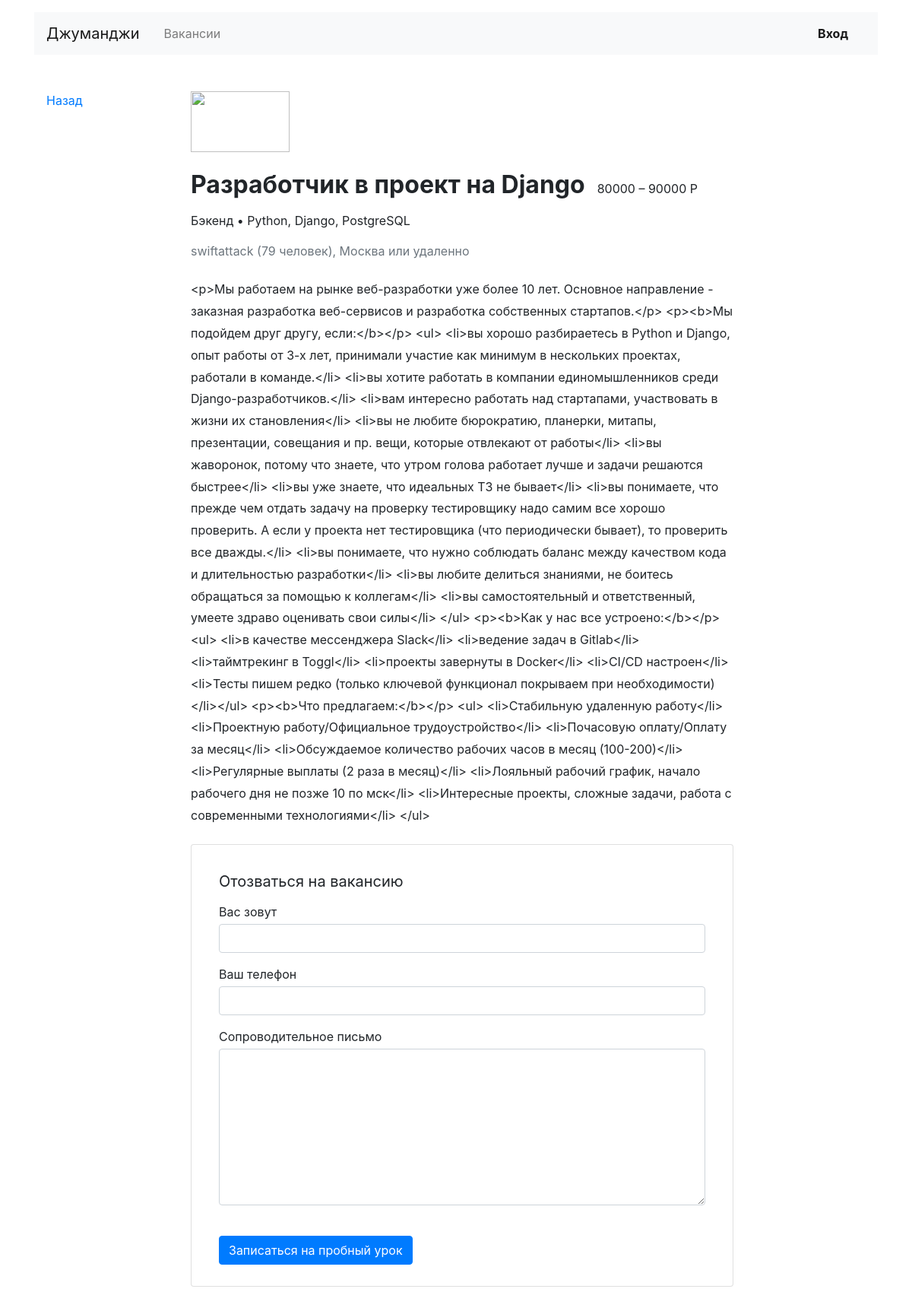
/vacancies/2/, run on the app's committed database.
### job_search/models.py (models this page shows, shortened)
class Vacancy(models.Model):
    id = models.IntegerField(primary_key=True)
    title = models.CharField(max_length=64)
    specialty = models.ForeignKey(Specialty, related_name='vacancies', on_delete=models.CASCADE)
    company = models.ForeignKey(Company, related_name='vacancies', on_delete=models.CASCADE)
    skills = models.CharField(max_length=1024)
    description = models.TextField()
    salary_from = models.IntegerField()
    salary_to = models.IntegerField()
    posted = models.DateField()

class Specialty(models.Model):
    code = models.CharField(max_length=64)
    title = models.CharField(max_length=64)
    picture = models.URLField(default='https://place-hold.it/100x60')

class Company(models.Model):
    id = models.IntegerField(primary_key=True)
    title = models.CharField(max_length=64)
    location = models.CharField(max_length=64)
    logo = models.URLField(default='https://place-hold.it/100x60')
    description = models.TextField()
    employee_count = models.IntegerField()

### job_search/views.py (the view)
# urls.py: path('vacancies/<int:pk>/', DetailVacancyView.as_view()),
class DetailVacancyView(DetailView):
    model = Vacancy
    context_object_name = 'vacancy'

### job_search/templates/job_search/vacancy_detail.html
{% extends 'job_search/base.html' %}
{% block container %}
  <main class="container mt-3 pb-5">
    <div class="row mt-5">
      <div class="col-12 col-lg-2">
        <div class="pl-3 mb-5">
          <p><a href="/vacancies/">Назад</a></p>
        </div>
      </div>
      <div class="col-12 col-lg-8">
        <section class="pl-3">
          <a href="#"><img src="https://place-hold.it/130x80" width="130" height="80" alt=""></a>
          <div class="d-flex align-items-baseline align-content-baseline">
            <h1 class="h2 mt-4 font-weight-bold" >{{ vacancy.title }}</h1>
            <p class="m-0 pl-3">{{ vacancy.salary_from }} – {{ vacancy.salary_to }} Р</p>
          </div>
          <p class="mt-2">{{ vacancy.specialty.title }} • {{ vacancy.skills }}</p>
          <p class="text-muted mb-4">{{ vacancy.company.title }} ({{ vacancy.company.employee_count }} человек), {{ vacancy.company.location }} или удаленно</p>
          <div style="line-height: 1.8;">
            {{ vacancy.description }}
          </div>
          <form action="/echo" class="card mt-4 mb-3" enctype="multipart/form-data">
            <div class="card-body mx-3">
              <p class="h5 mt-3 font-weight-normal">Отозваться на вакансию</p>
              <div class="form-group">
                <label class="mb-1 mt-2" for="userName">Вас зовут</label>
                <input class="form-control" type="text" placeholder="" id="userName">
              </div>
              <div class="form-group">
                <label class="mb-1" for="userPhone">Ваш телефон</label>
                <input class="form-control" type="tel" placeholder="" id="userPhone">
              </div>
              <div class="form-group">
                <label class="mb-1" for="userMsg" >Сопроводительное письмо</label>
                <textarea class="form-control" rows="8" id="userMsg"></textarea>
              </div>
              <input type="submit" class="btn btn-primary mt-4 mb-2" value="Записаться на пробный урок">
            </div>
          </form>
        </section>
      </div>
    </div>
  </main>
{% endblock %}

### data on the page
Vacancy: title "Разработчик в проект на Django", salary_from "80000", salary_to "90000", specialty "Бэкенд", skills "Python, Django, PostgreSQL", company "swiftattack", company.employee_count "79", company.location "Москва", description "<p>Мы работаем на рынке веб-разработки уже более 10 лет. Основное направление - заказная разработка веб-сервисов и разработка собственных стартапов.</p> <p><b>Мы подойдем друг другу, если:</b></p> <ul> <li>вы хорошо разбираетесь в Python и Django, опыт работы от 3-х лет, принимали участие как минимум в нескольких проектах, работали в команде.</li> <li>вы хотите работать в компании единомышленников среди Django-разработчиков.</li> <li>вам интересно работать над стартапами, участвовать в жизни их становления</li> <li>вы не любите бюрократию, планерки, митапы, презентации, совещания и пр. вещи, которые отвлекают от работы</li> <li>вы жаворонок, потому что знаете, что утром голова работает…"
